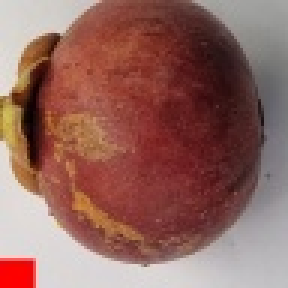
#> input picture dataset/test/overripe/20230903_162222-WM.jpg, 96 x 96 px (shown 3 times larger); its folder holds only this picture in this run
$ python augment_and_save_dataset.py
#> lines starting #> are read from the running program, lines starting #| are printed output that depends on the picture
#!/usr/bin/env python3
"""
augment_and_save_dataset.py
===========================
Utility to generate and save augmented images directly into the dataset directories:
- Expands minority class ('overripe') from 7 to 56 samples to balance the dataset on disk.
- Applies realistic geometric transformations (flip, rotation, zoom, translation) that preserve
  true pericarp color and calyx characteristics.
- Supports cleaning up augmented images or augmenting all classes.

Usage:
    python training/augment_and_save_dataset.py            # Augments overripe to balance dataset
    python training/augment_and_save_dataset.py --clean    # Removes generated 'aug_*' images
    python training/augment_and_save_dataset.py --factor 7 # Number of variants per image
"""

import sys
import argparse
from pathlib import Path
import numpy as np
from PIL import Image

sys.stdout.reconfigure(encoding='utf-8')

SCRIPT_DIR = Path(__file__).resolve().parent
PROJECT_ROOT = SCRIPT_DIR.parent

possible_train_dirs = [
    PROJECT_ROOT / "dataset" / "train",
    SCRIPT_DIR / "dataset" / "train",
    SCRIPT_DIR / "Mangosteen_EdgeAI" / "01_data" / "dataset" / "train",
]
DATASET_TRAIN = next((d for d in possible_train_dirs if d.exists()), PROJECT_ROOT / "dataset" / "train")

def get_original_images(folder: Path):
    if not folder.exists():
        return []
    valid_exts = {".jpg", ".jpeg", ".png"}
    return [f for f in sorted(folder.glob("*.*")) if f.suffix.lower() in valid_exts and not f.name.startswith("aug_")]

def clean_augmented(folder: Path):
    aug_files = list(folder.glob("aug_*.*"))
    for f in aug_files:
        try:
            f.unlink()
        except Exception as e:
            print(f"Error removing {f.name}: {e}")
    return len(aug_files)

def augment_image_pil(img: Image.Image, seed: int):
    rng = np.random.default_rng(seed)
    # 1. Flip
    if rng.random() > 0.5:
        img = img.transpose(Image.FLIP_LEFT_RIGHT)
    if rng.random() > 0.5:
        img = img.transpose(Image.FLIP_TOP_BOTTOM)

    # 2. Rotation (-20 to +20 degrees) with bicubic resampling
    angle = rng.uniform(-20, 20)
    img = img.rotate(angle, resample=Image.BICUBIC, expand=False)

    # 3. Random zoom / crop (0.92 to 1.08)
    zoom = rng.uniform(0.92, 1.08)
    w, h = img.size
    new_w, new_h = int(w * zoom), int(h * zoom)
    img_resized = img.resize((new_w, new_h), Image.BICUBIC)

    # Crop or pad back to original (w, h)
    if zoom > 1.0:
        left = (new_w - w) // 2
        top = (new_h - h) // 2
        img = img_resized.crop((left, top, left + w, top + h))
    else:
        pad_img = Image.new("RGB", (w, h), (0, 0, 0))
        left = (w - new_w) // 2
        top = (h - new_h) // 2
        pad_img.paste(img_resized, (left, top))
        img = pad_img

    # 4. Subtle brightness jitter (0.92 to 1.08)
    from PIL import ImageEnhance
    bright_factor = rng.uniform(0.92, 1.08)
    img = ImageEnhance.Brightness(img).enhance(bright_factor)

    # 5. Subtle contrast jitter (0.92 to 1.08)
    contrast_factor = rng.uniform(0.92, 1.08)
    img = ImageEnhance.Contrast(img).enhance(contrast_factor)

    return img

def main():
    parser = argparse.ArgumentParser(description="Augment and save images to dataset directory")
    parser.add_argument("--clean", action="store_true", help="Remove all generated aug_* images")
    parser.add_argument("--target-class", default="overripe", choices=["overripe", "ripe", "unripe", "all"], help="Class to augment")
    parser.add_argument("--factor", type=int, default=7, help="Augmentation multiplier per original image")
    args = parser.parse_args()

    classes_to_process = ["overripe", "ripe", "unripe"] if args.target_class == "all" else [args.target_class]

    print("==========================================================")
    print("  Mangosteen Dataset Augmentation & Storage Manager      ")
    print("==========================================================")

    if args.clean:
        total_removed = 0
        for c in ["overripe", "ripe", "unripe"]:
            c_dir = DATASET_TRAIN / c
            removed = clean_augmented(c_dir)
            total_removed += removed
            print(f"🗑️  Removed {removed} augmented images from '{c}'")
        print(f"\n✅ Clean complete. Total removed: {total_removed} files.")
        return

    for c in classes_to_process:
        c_dir = DATASET_TRAIN / c
        if not c_dir.exists():
            print(f"⚠️  Directory not found: {c_dir}")
            continue

        cleaned = clean_augmented(c_dir)
        if cleaned > 0:
            print(f"🧹 Cleaned {cleaned} previous augmented images from '{c}'")

        originals = get_original_images(c_dir)
        print(f"\n📂 Processing Class '{c}': Found {len(originals)} original images")

        saved_count = 0
        for idx, orig_path in enumerate(originals):
            try:
                base_img = Image.open(orig_path).convert("RGB")
#> base_img is the input picture: PIL image 96x96 RGB; mean R, G, B 146.3, 102, 94.4
            except Exception as e:
                print(f"Failed to open {orig_path.name}: {e}")
                continue

            for v in range(args.factor):
                seed = (idx + 1) * 1000 + v + 42
                aug_img = augment_image_pil(base_img, seed=seed)
                out_name = f"aug_{c}_{idx+1:02d}_v{v+1:02d}.jpg"
                out_path = c_dir / out_name
                aug_img.save(out_path, quality=95)
                saved_count += 1
#> this loop made 7 passes
#> pass 1, in augment_image_pil, `img = img.rotate(angle, resample=Image.BICUBIC, expand=False)`:
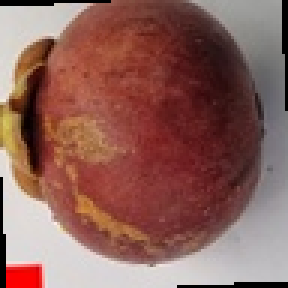
#> img: PIL image 96x96 RGB (shown 3 times larger); mean R, G, B 141.1, 97.6, 90
#> pass 1, in augment_image_pil, `img_resized = img.resize((new_w, new_h), Image.BICUBIC)`:
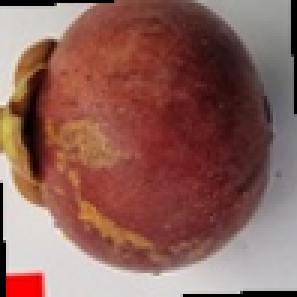
#> img_resized: PIL image 99x99 RGB (shown 3 times larger); mean R, G, B 141.2, 97.6, 90.1
#> pass 1, in augment_image_pil, `img = img_resized.crop((left, top, left + w, top + h))`:
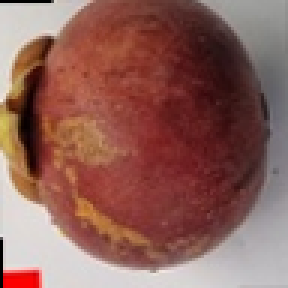
#> img: PIL image 96x96 RGB (shown 3 times larger); mean R, G, B 142.4, 97, 89.1
#> after the loop:
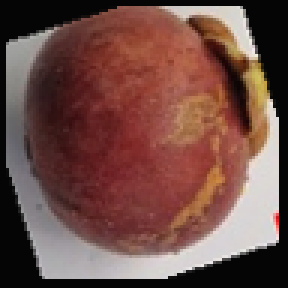
#> aug_img: PIL image 96x96 RGB (shown 3 times larger); mean R, G, B 112.5, 76.8, 70.2
#> after the loop, saved_count = 7

        total_files = len(list(c_dir.glob("*.*")))
        print(f"✅ Saved {saved_count} new augmented images.")
#| ✅ Saved 7 new augmented images.
        print(f"📊 Total images in '{c}' folder: {total_files} (Original: {len(originals)}, Augmented: {saved_count})")
#| 📊 Total images in 'overripe' folder: 1 (Original: 1, Augmented: 7)

    print("\n----------------------------------------------------------")
    print("📁 Summary of Dataset Train directory:")
    for c in ["overripe", "ripe", "unripe"]:
        c_dir = DATASET_TRAIN / c
        if c_dir.exists():
            cnt = len(list(c_dir.glob("*.*")))
            orig_cnt = len(get_original_images(c_dir))
            aug_cnt = cnt - orig_cnt
            print(f"   - {c:<10}: {cnt:>3} images (Original: {orig_cnt}, Aug: {aug_cnt})")
    print("----------------------------------------------------------")

if __name__ == "__main__":
    main()
